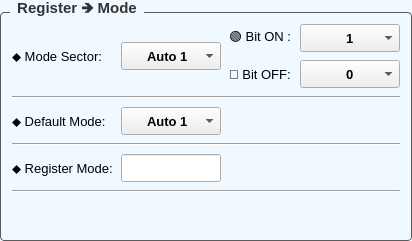
           <widget class="QGroupBox" name="groupModeOption">
            <property name="sizePolicy">
             <sizepolicy hsizetype="Expanding" vsizetype="Preferred">
              <horstretch>3</horstretch>
              <verstretch>0</verstretch>
             </sizepolicy>
            </property>
            <property name="font">
             <font>
              <family>Segoe UI</family>
              <pointsize>-1</pointsize>
              <weight>75</weight>
              <bold>true</bold>
             </font>
            </property>
            <property name="styleSheet">
             <string notr="true">/* Khung chính của GroupBox */
QGroupBox {
    background-color: #F0F9FF; /* Màu nền theo yêu cầu của bạn */
    border: 1px solid #5B5B5B; /* Viền xám mảnh để định hình khối */
    border-radius: 4px;        /* Bo tròn góc 4px đồng bộ với QPushButton */
    margin-top: 12px;          /* Tạo khoảng cách phía trên để nhường chỗ cho chữ tiêu đề */
    font-size: 15px;           /* Kích thước chữ tiêu đề */
    font-weight: bold;         /* Làm đậm chữ tiêu đề */
    color: #333333;            /* Màu chữ tiêu đề */
}

/* Tùy chỉnh vị trí của chữ tiêu đề GroupBox */
QGroupBox::title {
    subcontrol-origin: margin;
    subcontrol-position: top left; /* Đặt tiêu đề ở góc trên bên trái */
    left: 10px;                    /* Đẩy chữ dịch vào trong một chút cho đẹp */
    padding: 0px 5px;              /* Khoảng cách đệm xung quanh chữ */
}
</string>
            </property>
            <property name="title">
             <string>Register 🡺 Mode</string>
            </property>
            <layout class="QGridLayout" name="gridLayout_18">
             <item row="0" column="0">
              <layout class="QGridLayout" name="grid_modeoption">
               <property name="spacing">
                <number>8</number>
               </property>
               <item row="7" column="1">
                <widget class="QLineEdit" name="lineEdit_register_mode">
                 <property name="minimumSize">
                  <size>
                   <width>100</width>
                   <height>28</height>
                  </size>
                 </property>
                 <property name="maximumSize">
                  <size>
                   <width>80</width>
                   <height>16777215</height>
                  </size>
                 </property>
                 <property name="font">
                  <font>
                   <family>Segoe UI</family>
                   <pointsize>10</pointsize>
                  </font>
                 </property>
                </widget>
               </item>
               <item row="0" column="0" rowspan="2">
                <widget class="QLabel" name="labelModeSector">
                 <property name="font">
                  <font>
                   <family>Segoe UI</family>
                   <pointsize>10</pointsize>
                  </font>
                 </property>
                 <property name="text">
                  <string>⬥ Mode Sector:</string>
                 </property>
                </widget>
               </item>
               <item row="1" column="2">
                <widget class="QLabel" name="label_9">
                 <property name="font">
                  <font>
                   <family>Segoe UI</family>
                   <pointsize>10</pointsize>
                  </font>
                 </property>
                 <property name="text">
                  <string>🔴 Bit OFF:</string>
                 </property>
                </widget>
               </item>
               <item row="7" column="0">
                <widget class="QLabel" name="labelRegisterMode">
                 <property name="font">
                  <font>
                   <family>Segoe UI</family>
                   <pointsize>10</pointsize>
                  </font>
                 </property>
                 <property name="text">
                  <string>⬥ Register Mode:</string>
                 </property>
                </widget>
               </item>
               <item row="5" column="0" colspan="4">
                <widget class="Line" name="line_2">
                 <property name="font">
                  <font>
                   <family>Segoe UI</family>
                   <pointsize>10</pointsize>
                  </font>
                 </property>
                 <property name="orientation">
                  <enum>Qt::Horizontal</enum>
                 </property>
                </widget>
               </item>
               <item row="3" column="0">
                <widget class="QLabel" name="labelDefaultMode">
                 <property name="font">
                  <font>
                   <family>Segoe UI</family>
                   <pointsize>10</pointsize>
                  </font>
                 </property>
                 <property name="text">
                  <string>⬥ Default Mode:</string>
                 </property>
                </widget>
               </item>
               <item row="3" column="1">
                <widget class="QComboBox" name="comboBox_default_mode">
                 <property name="minimumSize">
                  <size>
                   <width>100</width>
                   <height>28</height>
                  </size>
                 </property>
                 <property name="font">
                  <font>
                   <family>Segoe UI</family>
                   <pointsize>10</pointsize>
                   <weight>75</weight>
                   <bold>true</bold>
                  </font>
                 </property>
                 <property name="styleSheet">
                  <string notr="true">QComboBox {
    /* Tăng dần số px bên dưới cho đến khi chữ dịch vào chính giữa */
    padding-left: 25px; 
}
</string>
                 </property>
                 <item>
                  <property name="text">
                   <string>Auto 1</string>
                  </property>
                 </item>
                 <item>
                  <property name="text">
                   <string>Auto 2</string>
                  </property>
                 </item>
                 <item>
                  <property name="text">
                   <string>Auto 3</string>
                  </property>
                 </item>
                </widget>
               </item>
               <item row="0" column="1" rowspan="2">
                <widget class="QComboBox" name="comboBox_mode_auto">
                 <property name="minimumSize">
                  <size>
                   <width>100</width>
                   <height>28</height>
                  </size>
                 </property>
                 <property name="font">
                  <font>
                   <family>Segoe UI</family>
                   <pointsize>10</pointsize>
                   <weight>75</weight>
                   <bold>true</bold>
                  </font>
                 </property>
                 <property name="styleSheet">
                  <string notr="true">QComboBox {
    /* Tăng dần số px bên dưới cho đến khi chữ dịch vào chính giữa */
    padding-left: 25px; 
}
</string>
                 </property>
                 <item>
                  <property name="text">
                   <string>Auto 1</string>
                  </property>
                 </item>
                 <item>
                  <property name="text">
                   <string>Auto 2</string>
                  </property>
                 </item>
                 <item>
                  <property name="text">
                   <string>Auto 3</string>
                  </property>
                 </item>
                </widget>
               </item>
               <item row="8" column="0" colspan="4">
                <widget class="Line" name="line_10">
                 <property name="font">
                  <font>
                   <family>Segoe UI</family>
                   <pointsize>10</pointsize>
                  </font>
                 </property>
                 <property name="orientation">
                  <enum>Qt::Horizontal</enum>
                 </property>
                </widget>
               </item>
               <item row="0" column="3">
                <widget class="QComboBox" name="comboBox_value_mode_selector_bit_on">
                 <property name="minimumSize">
                  <size>
                   <width>100</width>
                   <height>28</height>
                  </size>
                 </property>
                 <property name="font">
                  <font>
                   <family>Segoe UI</family>
                   <pointsize>10</pointsize>
                   <weight>75</weight>
                   <bold>true</bold>
                  </font>
                 </property>
                 <property name="styleSheet">
                  <string notr="true">QComboBox {
    /* Tăng dần số px bên dưới cho đến khi chữ dịch vào chính giữa */
    padding-left: 45px; 
}
</string>
                 </property>
                 <item>
                  <property name="text">
                   <string>1</string>
                  </property>
                 </item>
                 <item>
                  <property name="text">
                   <string>2</string>
                  </property>
                 </item>
                 <item>
                  <property name="text">
                   <string>3</string>
                  </property>
                 </item>
                 <item>
                  <property name="text">
                   <string>4</string>
                  </property>
                 </item>
                 <item>
                  <property name="text">
                   <string>5</string>
                  </property>
                 </item>
                 <item>
                  <property name="text">
                   <string>6</string>
                  </property>
                 </item>
                 <item>
                  <property name="text">
                   <string>7</string>
                  </property>
                 </item>
                 <item>
                  <property name="text">
                   <string>8</string>
                  </property>
                 </item>
                 <item>
                  <property name="text">
                   <string>9</string>
                  </property>
                 </item>
                 <item>
                  <property name="text">
                   <string>10</string>
                  </property>
                 </item>
                </widget>
               </item>
               <item row="0" column="2">
                <widget class="QLabel" name="label_7">
                 <property name="font">
                  <font>
                   <family>Segoe UI</family>
                   <pointsize>10</pointsize>
                  </font>
                 </property>
                 <property name="text">
                  <string>🟢 Bit ON :</string>
                 </property>
                </widget>
               </item>
               <item row="2" column="0" colspan="4">
                <widget class="Line" name="line">
                 <property name="font">
                  <font>
                   <family>Segoe UI</family>
                   <pointsize>10</pointsize>
                  </font>
                 </property>
                 <property name="orientation">
                  <enum>Qt::Horizontal</enum>
                 </property>
                </widget>
               </item>
               <item row="1" column="3">
                <widget class="QComboBox" name="comboBox_value_mode_selector_bit_off">
                 <property name="minimumSize">
                  <size>
                   <width>0</width>
                   <height>28</height>
                  </size>
                 </property>
                 <property name="font">
                  <font>
                   <family>Segoe UI</family>
                   <pointsize>10</pointsize>
                   <weight>75</weight>
                   <bold>true</bold>
                  </font>
                 </property>
                 <property name="styleSheet">
                  <string notr="true">QComboBox {
    /* Tăng dần số px bên dưới cho đến khi chữ dịch vào chính giữa */
    padding-left: 45px; 
}
</string>
                 </property>
                 <item>
                  <property name="text">
                   <string>0</string>
                  </property>
                 </item>
                 <item>
                  <property name="text">
                   <string>1</string>
                  </property>
                 </item>
                 <item>
                  <property name="text">
                   <string>2</string>
                  </property>
                 </item>
                 <item>
                  <property name="text">
                   <string>3</string>
                  </property>
                 </item>
                 <item>
                  <property name="text">
                   <string>4</string>
                  </property>
                 </item>
                 <item>
                  <property name="text">
                   <string>5</string>
                  </property>
                 </item>
                 <item>
                  <property name="text">
                   <string>6</string>
                  </property>
                 </item>
                 <item>
                  <property name="text">
                   <string>7</string>
                  </property>
                 </item>
                 <item>
                  <property name="text">
                   <string>8</string>
                  </property>
                 </item>
                 <item>
                  <property name="text">
                   <string>9</string>
                  </property>
                 </item>
                 <item>
                  <property name="text">
                   <string/>
                  </property>
                 </item>
                </widget>
               </item>
              </layout>
             </item>
             <item row="1" column="0">
              <layout class="QGridLayout" name="gridLayout_9" rowstretch="0">
               <property name="spacing">
                <number>0</number>
               </property>
               <item row="0" column="1">
                <widget class="QPushButton" name="pushButton_add_mode">
                 <property name="minimumSize">
                  <size>
                   <width>0</width>
                   <height>30</height>
                  </size>
                 </property>
                 <property name="maximumSize">
                  <size>
                   <width>30</width>
                   <height>16777215</height>
                  </size>
                 </property>
                 <property name="font">
                  <font>
                   <family>Segoe UI</family>
                   <pointsize>10</pointsize>
                   <weight>75</weight>
                   <bold>true</bold>
                  </font>
                 </property>
                 <property name="toolTip">
                  <string>Add more Mode</string>
                 </property>
                 <property name="layoutDirection">
                  <enum>Qt::LeftToRight</enum>
                 </property>
                 <property name="styleSheet">
                  <string notr="true">QPushButton {
    background-color: transparent;
    border: none;
    border-radius: 6px;
}
QPushButton:hover {
    background-color: rgba(0, 0, 0, 25);     /* nền hiện ra khi rê chuột */
}
QPushButton:pressed {
    background-color: rgba(0, 0, 0, 50);     /* đậm hơn khi nhấn */
}</string>
                 </property>
                 <property name="text">
                  <string/>
                 </property>
                 <property name="icon">
                  <iconset>
                   <normaloff>assert/icon/new-file.png</normaloff>assert/icon/new-file.png</iconset>
                 </property>
                 <property name="iconSize">
                  <size>
                   <width>25</width>
                   <height>25</height>
                  </size>
                 </property>
                </widget>
               </item>
               <item row="0" column="0">
                <spacer name="horizontalSpacer_3">
                 <property name="font">
                  <font>
                   <family>Segoe UI</family>
                   <pointsize>10</pointsize>
                  </font>
                 </property>
                 <property name="orientation">
                  <enum>Qt::Horizontal</enum>
                 </property>
                 <property name="sizeHint" stdset="0">
                  <size>
                   <width>40</width>
                   <height>20</height>
                  </size>
                 </property>
                </spacer>
               </item>
               <item row="0" column="2">
                <widget class="QLabel" name="label_26">
                 <property name="minimumSize">
                  <size>
                   <width>20</width>
                   <height>0</height>
                  </size>
                 </property>
                 <property name="font">
                  <font>
                   <family>Segoe UI</family>
                   <pointsize>10</pointsize>
                  </font>
                 </property>
                 <property name="text">
                  <string/>
                 </property>
                </widget>
               </item>
               <item row="0" column="5">
                <widget class="QPushButton" name="pushButton_set_save_mode">
                 <property name="minimumSize">
                  <size>
                   <width>0</width>
                   <height>30</height>
                  </size>
                 </property>
                 <property name="maximumSize">
                  <size>
                   <width>30</width>
                   <height>16777215</height>
                  </size>
                 </property>
                 <property name="font">
                  <font>
                   <family>Segoe UI</family>
                   <pointsize>10</pointsize>
                   <weight>75</weight>
                   <bold>true</bold>
                  </font>
                 </property>
                 <property name="toolTip">
                  <string>Save Parameters for Mode selected</string>
                 </property>
                 <property name="styleSheet">
                  <string notr="true">QPushButton {
    background-color: transparent;
    border: none;
    border-radius: 6px;
}
QPushButton:hover {
    background-color: rgba(0, 0, 0, 25);     /* nền hiện ra khi rê chuột */
}
QPushButton:pressed {
    background-color: rgba(0, 0, 0, 50);     /* đậm hơn khi nhấn */
}</string>
                 </property>
                 <property name="text">
                  <string/>
                 </property>
                 <property name="icon">
                  <iconset>
                   <normaloff>assert/icon/floppy-disk.png</normaloff>assert/icon/floppy-disk.png</iconset>
                 </property>
                 <property name="iconSize">
                  <size>
                   <width>25</width>
                   <height>25</height>
                  </size>
                 </property>
                </widget>
               </item>
               <item row="0" column="3">
                <widget class="QPushButton" name="pushButton_load_params_from_mode">
                 <property name="minimumSize">
                  <size>
                   <width>0</width>
                   <height>30</height>
                  </size>
                 </property>
                 <property name="maximumSize">
                  <size>
                   <width>30</width>
                   <height>16777215</height>
                  </size>
                 </property>
                 <property name="font">
                  <font>
                   <family>Segoe UI</family>
                   <pointsize>10</pointsize>
                   <weight>75</weight>
                   <bold>true</bold>
                  </font>
                 </property>
                 <property name="toolTip">
                  <string>Load Parameter from Mode selected</string>
                 </property>
                 <property name="styleSheet">
                  <string notr="true">QPushButton {
    background-color: transparent;
    border: none;
    border-radius: 6px;
}
QPushButton:hover {
    background-color: rgba(0, 0, 0, 25);     /* nền hiện ra khi rê chuột */
}
QPushButton:pressed {
    background-color: rgba(0, 0, 0, 50);     /* đậm hơn khi nhấn */
}</string>
                 </property>
                 <property name="text">
                  <string/>
                 </property>
                 <property name="icon">
                  <iconset>
                   <normaloff>assert/icon/apply-now.png</normaloff>assert/icon/apply-now.png</iconset>
                 </property>
                 <property name="iconSize">
                  <size>
                   <width>25</width>
                   <height>25</height>
                  </size>
                 </property>
                </widget>
               </item>
               <item row="0" column="4">
                <widget class="QLabel" name="label_27">
                 <property name="minimumSize">
                  <size>
                   <width>20</width>
                   <height>0</height>
                  </size>
                 </property>
                 <property name="font">
                  <font>
                   <family>Segoe UI</family>
                   <pointsize>10</pointsize>
                  </font>
                 </property>
                 <property name="text">
                  <string/>
                 </property>
                </widget>
               </item>
              </layout>
             </item>
            </layout>
           </widget>
